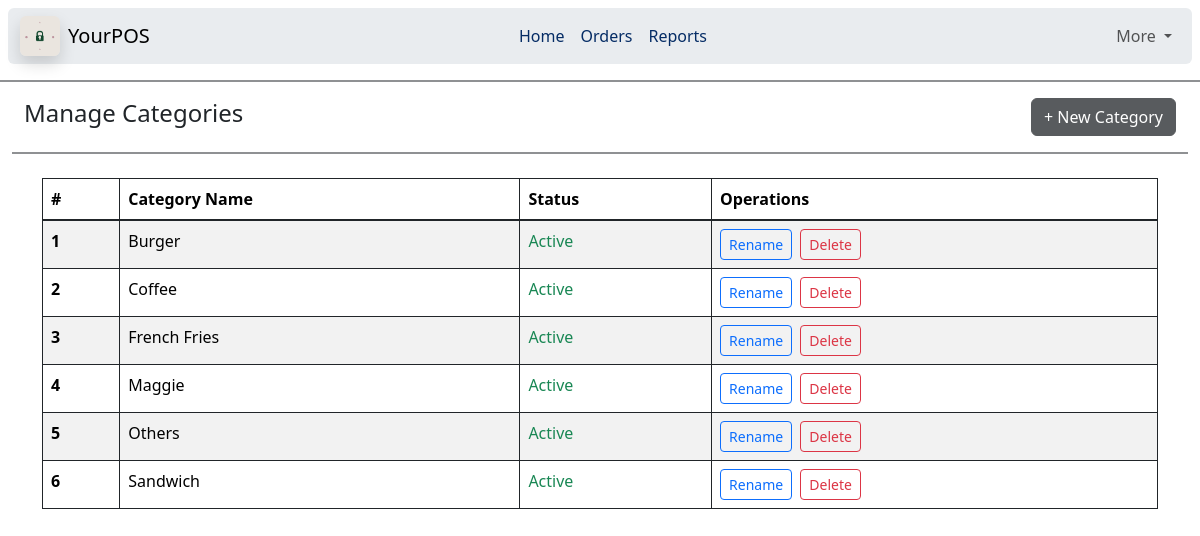
Page /managecategories on the committed database.
### home/models.py (models this page shows, shortened)
class MenuCategory(models.Model):
    name = models.CharField(max_length=100,unique=True)
    is_active = models.BooleanField(default=True)

### home/views.py (the view, shortened to what this page needs)
# urls.py: path("managecategories", views.managecategories, name='managecategories'),
def managecategories(request):
    data = MenuCategory.objects.all().order_by('name')
    return render(request, 'managecategories.html', {'items': data})

### templates/managecategories.html (shortened to what this page needs)
{% extends "base.html" %}
{% block body %}
<hr class="border border-dark border-1 opacity-50">
<div class="container-fluid">
    <div class="container-fluid d-flex justify-content-between align-items-center">
        <h4>Manage Categories </h4>
        <a class="btn btn-dark opacity-75" data-bs-toggle="collapse" href="#addtablebox" role="button">+ New Category</a>
    </div>
    <hr class="border border-dark border-1 opacity-50">
    <div class="container my-4 mx-auto">
    <table class="table table-bordered border-dark table-striped">
        <thead>
            <tr>
                <th scope="col">#</th>
                <th scope="col">Category Name</th>
                <th scope="col">Status</th>
                <th scope="col">Operations</th>
            </tr>
        </thead>
        <tbody class="table-group-divider">
            {% for item in items %}
            <tr>
                <th scope="row">{{ forloop.counter }}</th>
                <td>
                    <span id="display-{{ item.name|slugify }}">{{ item.name }}</span>
                </td>
                <td>
                    <span class="{% if item.is_active %}text-success{% else %}text-danger{% endif %}">
                        {{ item.is_active|yesno:"Active,Inactive" }}
                    </span>
                </td>
                <td>
                    <button class="btn btn-sm btn-outline-primary" onclick="toggleEdit('{{ item.name|slugify }}')">Rename</button>
                    <form method="POST" class="d-inline" onsubmit="return confirm('Delete {{ item.name }}?')">
                        <button type="submit" name="action" value="delete_category" class="btn btn-sm btn-outline-danger ms-1">Delete</button>
                    </form>
                </td>
            </tr>
            {% endfor %}
        </tbody>
    </table>
</div>
</div>
{% endblock body %}

### rows in the picture
MenuCategory: name "Burger", is_active "Active"
MenuCategory: name "Coffee", is_active "Active"
MenuCategory: name "French Fries", is_active "Active"
MenuCategory: name "Maggie", is_active "Active"
MenuCategory: name "Others", is_active "Active"
MenuCategory: name "Sandwich", is_active "Active"
